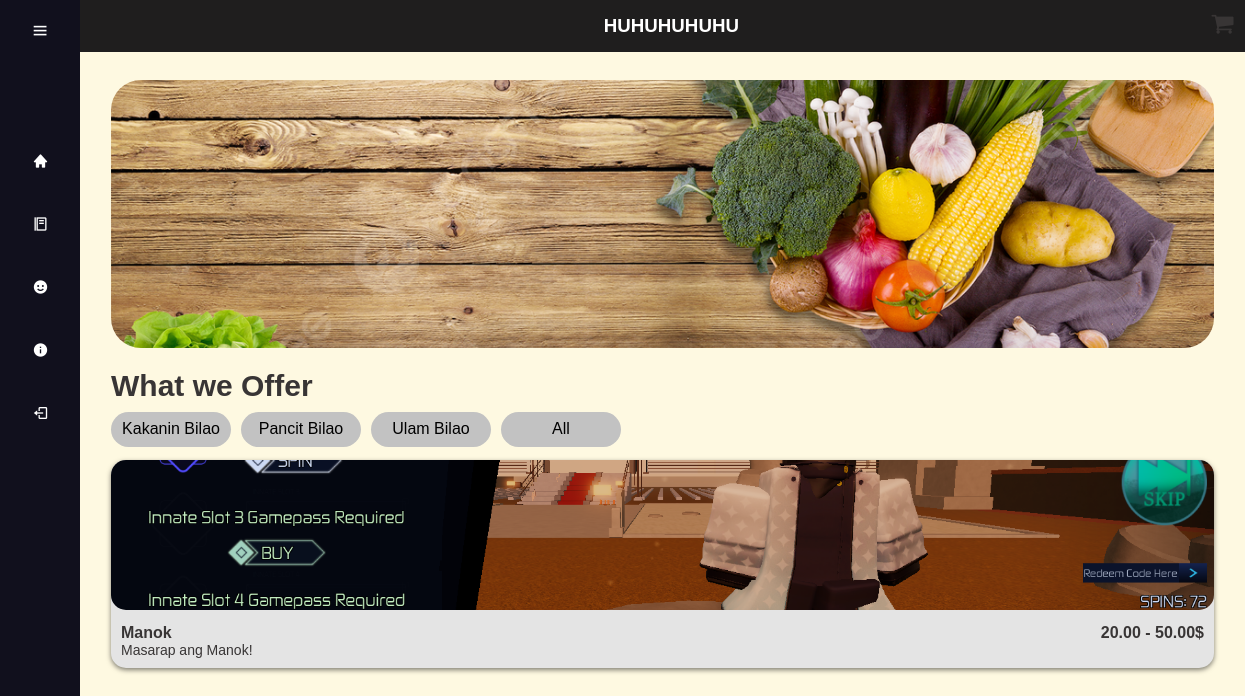
Screenshot of /SAAD/menu.php?category=2 (signed in) with the database file from the repository.
### tables this page shows
CREATE TABLE `food` (
  `food_id` int(10) NOT NULL,
  `Name` varchar(20) NOT NULL,
  `Description` varchar(50) NOT NULL,
  `Image` varchar(50) NOT NULL,
  `category_id` int(11) DEFAULT NULL
);

### SAAD/menu.php (the view, shortened to what this page needs)
<!DOCTYPE html>
<html lang="en">
<head>
    <link rel="stylesheet" type="text/css" href="css/menu.css">
    <link rel="stylesheet" href="https://cdnjs.cloudflare.com/ajax/libs/font-awesome/4.7.0/css/font-awesome.min.css">
    <link href='https://unpkg.com/boxicons@2.1.4/css/boxicons.min.css' rel='stylesheet'>
</head>
<body>
    <label for="cart" class="label-cart"><span class="fa fa-shopping-cart"></span></label>
    <h3 class="head-t">HUHUHUHUHU</h3>
    <div class="sidebar">
        <div class="top">
            <i class="bx bx-menu" id="btn"></i>
        </div>
        <div class="user">
            <div>
            </div>
        </div>
        <ul>
            <li>
                <a href="#">
                    <i class="bx bxs-home"></i>
                </a>
            </li>
            <li>
                <a href="menu.php">
                    <i class="bx bx-food-menu"></i>
                </a>
            </li>
            <li>
                <a href="profile.php">
                    <i class="bx bxs-smile"></i>
                </a>
            </li>
            <li>
                <a href="#">
                    <i class="bx bxs-info-circle"></i>
                </a>
            </li>
            <li>
                <a href="login.php">
                    <i class="bx bx-log-out"></i>
                </a>
            </li>
        </ul>
    </div>
    <div class="container">
        <div class="menu">
            <div class="menu-banner">
                <img src="sample.jpg">
            </div>
            <h3 class="menu-title">What we Offer</h3>
            <div class="menu-category">
                <a href="?category=1">Kakanin Bilao</a>
                <a href="?category=2">Pancit Bilao</a>
                <a href="?category=3">Ulam Bilao</a>
                <a href="?category=all">All</a>
            </div>
            <div class="menu-content">
                <?php
                    include("connection.php");
                    if (isset($_SESSION['userinfo'])) {
                        $category_filter = isset($_GET['category']) ? intval($_GET['category']) : null;
                        $sql = "
                            SELECT
                                f.food_id,
                                f.Name,
                                f.Description,
                                f.Image,
                                MIN(fp.price) AS min_price,
                                MAX(fp.price) AS max_price
                            FROM
                                food f
                            INNER JOIN
                                food_size_pricing fp ON f.food_id = fp.food_id
                        ";
                        if ($category_filter) {
                            $sql .= " WHERE f.category_id = $category_filter";
                        }
                        $sql .= " GROUP BY f.food_id, f.Name, f.Description, f.Image";
                        $result = $conn->query($sql);
                        while ($row = $result->fetch_assoc()) {
                            $price_range = number_format($row['min_price'], 2) . " - " . number_format($row['max_price'], 2) . "$";
                            ?>
                            <div class="menu-item" data-name="<?php echo $row['Name']; ?>" data-price="<?php echo $price_range; ?>" data-image="<?php echo $row['Image']; ?>" data-food-id="<?php echo $row['food_id']; ?>">
                                <img class="card-img" src="<?php echo $row['Image']; ?>">
                                <div class="card-detail">
                                    <h4>
                                        <?php echo $row['Name']; ?>
                                        <span><?php echo $price_range; ?></span>
                                    </h4>
                                    <p><?php echo $row['Description']; ?></p>
                                </div>
                            </div>
                            <?php
                        }
                    }
                ?>
            </div>
        </div>
    </div>
</body>
</html>

### SAAD/css/menu.css (style rules this page uses)
* { margin: 0; padding: 0; outline: none; box-sizing: border-box; }
body { width: 100%; height: auto; color:rgb(56, 53, 53); background-color: #FEF9E1; font-family: sans-serif; }
p { font-size: 14px; }
.label-cart { position: fixed; top: 15px; right: 15px; z-index: 4; cursor: pointer; transform: scale(1.5); }
.head-t { position: fixed; background-color: #1f1e1e; color:rgb(255, 255, 255); width: 95%; text-align: center; padding: 15px 0px 15px 0px; top: 0; z-index: 1; left: 0; right: 0; margin-left: 80px; }
.sidebar { position: fixed; top: 0; left: 0; height: 100%; width: 80px; background: #11101d; padding: 0.4rem 0.8rem; transition: all 0.5s ease; z-index: 2; }
.sidebar #btn { position: absolute; color: white; top: .4rem; left: 50%; font-size: 1.2rem; line-height: 50px; transform: translateX(-50%); cursor: pointer; }
.user { display: flex; align-items: center; margin: 1rem 0; }
.sidebar ul li { position: relative; list-style-type: none; height: 50px; width: 90%; margin: 0.8rem auto; line-height: 50px; }
.sidebar ul li a { color: white; display: flex; align-items: center; text-decoration: none; border-radius: 0.8rem; }
.sidebar ul li a i { min-width: 50px; text-align: center; height: 50px; border-radius: 12px; line-height: 50px; }
.menu { height: 100%; width: 100%; margin-left: 35px; padding-left: 60px; }
.menu-banner { width: 100%; height: 300px; position: relative; margin-top: 4rem; padding: 1rem; border-radius: 30px; cursor: pointer; }
.menu-banner img { height: 100%; width: 100%; object-fit: cover; border-radius: 30px; }
.menu-title { white-space: nowrap; display: inline-block; font-size: 30px; padding: 0.3rem 1rem; }
.menu-category { white-space: nowrap; display: inline-block; display: flex; gap: 10px; padding: 0.3rem 1rem; }
.menu-category a { text-decoration: none; text-align: center; border-radius: 20px; min-width: 120px; padding: 0.5rem 0; background-color: #c2c2c2; color: black; height: 35px; }
.menu-content { display: grid; grid-template-columns: repeat(auto-fit, minmax(250px, 1fr)); gap: 20px; padding: 0.5rem 1rem 1rem 1rem }
.menu-item { background-color: rgb(228, 228, 228); box-shadow: rgb(0, 0, 0, 0.50) 0px 2px 5px; border-radius: 15px; position: relative; cursor: pointer; }
.card-img { width: 100%; height: 150px; object-fit: cover; border-radius: 15px; }
.card-detail { font-weight: 30px; padding: 10px; }
.card-detail > h4 > span { float: right; }
#cart:not(:checked) ~ .container .menu { padding-right: 50px; }

### rows the page displays
food: Image (picture), Name "Manok", price_range "20.00 - 50.00$", Description "Masarap ang Manok!"
